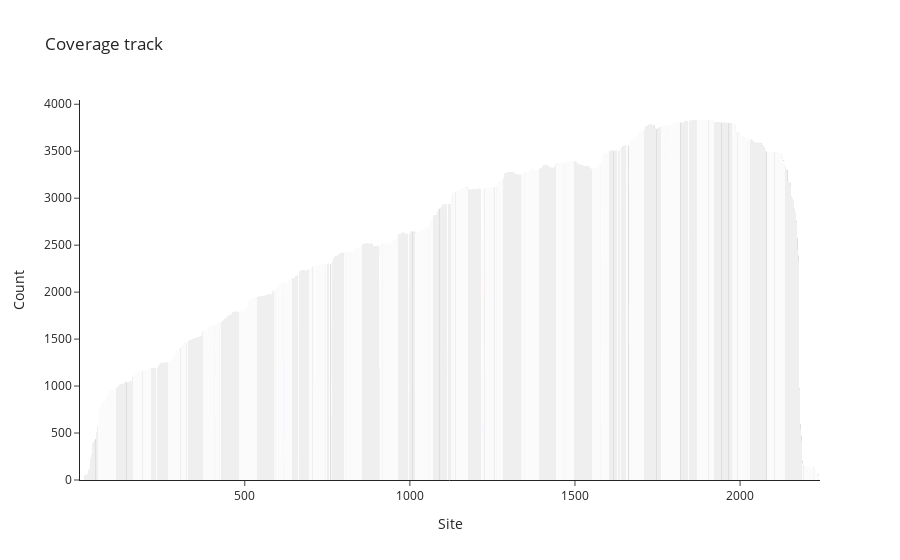

Notebook code for this chart:
### Code cell
plot_coverage_track("../curlcake_m6a_extracted_w_neighbour.tsv", "../../data/curlcake_ref.fa", "cc6m_2244_t7_ecorv", 0.4)
